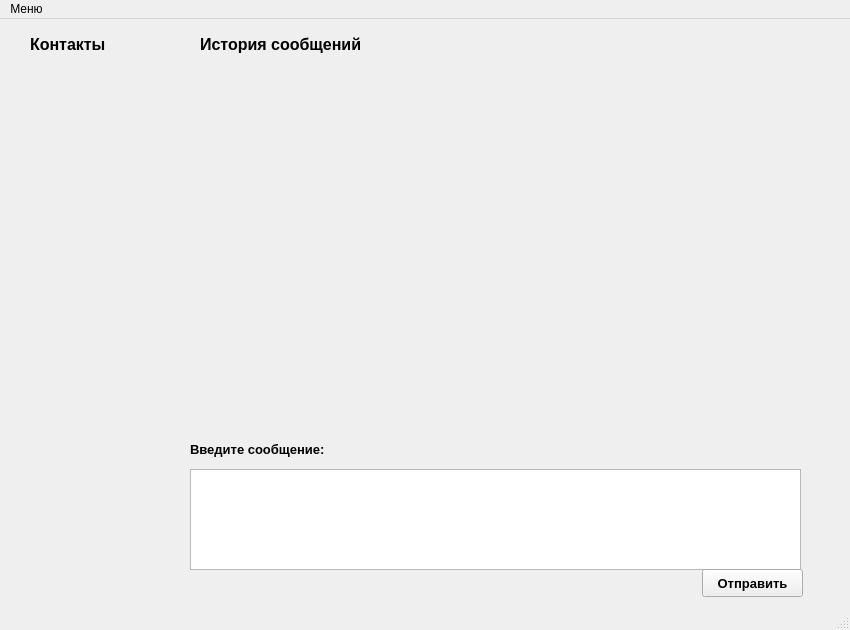
<?xml version="1.0" encoding="UTF-8"?>
<ui version="4.0">
 <class>MainWindow</class>
 <widget class="QMainWindow" name="MainWindow">
  <property name="geometry">
   <rect>
    <x>0</x>
    <y>0</y>
    <width>850</width>
    <height>630</height>
   </rect>
  </property>
  <property name="minimumSize">
   <size>
    <width>850</width>
    <height>630</height>
   </size>
  </property>
  <property name="windowTitle">
   <string>MainWindow</string>
  </property>
  <widget class="QWidget" name="centralwidget">
   <widget class="QTextEdit" name="message_text">
    <property name="geometry">
     <rect>
      <x>190</x>
      <y>450</y>
      <width>611</width>
      <height>101</height>
     </rect>
    </property>
   </widget>
   <widget class="QLabel" name="message_lbl">
    <property name="geometry">
     <rect>
      <x>190</x>
      <y>415</y>
      <width>181</width>
      <height>31</height>
     </rect>
    </property>
    <property name="font">
     <font>
      <family>Arial</family>
      <pointsize>10</pointsize>
      <weight>75</weight>
      <bold>true</bold>
     </font>
    </property>
    <property name="text">
     <string>Введите сообщение:</string>
    </property>
   </widget>
   <widget class="QWidget" name="gridLayoutWidget">
    <property name="geometry">
     <rect>
      <x>20</x>
      <y>50</y>
      <width>161</width>
      <height>501</height>
     </rect>
    </property>
    <layout class="QGridLayout" name="contacts_grid"/>
   </widget>
   <widget class="QWidget" name="verticalLayoutWidget">
    <property name="geometry">
     <rect>
      <x>190</x>
      <y>50</y>
      <width>611</width>
      <height>361</height>
     </rect>
    </property>
    <layout class="QVBoxLayout" name="mess_history_grid"/>
   </widget>
   <widget class="QLabel" name="contacts_lbl">
    <property name="geometry">
     <rect>
      <x>30</x>
      <y>10</y>
      <width>141</width>
      <height>31</height>
     </rect>
    </property>
    <property name="font">
     <font>
      <family>Arial</family>
      <pointsize>12</pointsize>
      <weight>75</weight>
      <bold>true</bold>
     </font>
    </property>
    <property name="text">
     <string>Контакты</string>
    </property>
   </widget>
   <widget class="QLabel" name="mess_history_lbl">
    <property name="geometry">
     <rect>
      <x>200</x>
      <y>10</y>
      <width>231</width>
      <height>31</height>
     </rect>
    </property>
    <property name="font">
     <font>
      <family>Arial</family>
      <pointsize>12</pointsize>
      <weight>75</weight>
      <bold>true</bold>
     </font>
    </property>
    <property name="text">
     <string>История сообщений</string>
    </property>
   </widget>
   <widget class="QPushButton" name="pushButton">
    <property name="geometry">
     <rect>
      <x>702</x>
      <y>550</y>
      <width>101</width>
      <height>28</height>
     </rect>
    </property>
    <property name="font">
     <font>
      <family>Arial</family>
      <pointsize>10</pointsize>
      <weight>75</weight>
      <bold>true</bold>
     </font>
    </property>
    <property name="text">
     <string>Отправить</string>
    </property>
   </widget>
  </widget>
  <widget class="QMenuBar" name="menubar">
   <property name="geometry">
    <rect>
     <x>0</x>
     <y>0</y>
     <width>850</width>
     <height>26</height>
    </rect>
   </property>
   <widget class="QMenu" name="menu">
    <property name="title">
     <string>Меню</string>
    </property>
    <addaction name="action"/>
   </widget>
   <addaction name="menu"/>
  </widget>
  <widget class="QStatusBar" name="statusbar"/>
  <action name="action">
   <property name="text">
    <string>Войти</string>
   </property>
  </action>
 </widget>
 <resources/>
 <connections/>
</ui>
